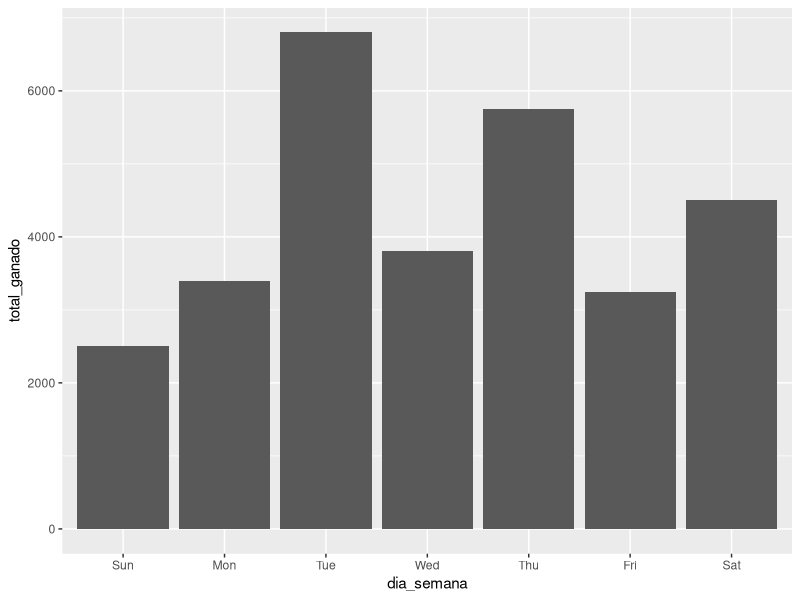

Here is the R script that generated this plot:
# 1. Cargamos las librerias de tidyverse ----

#install.packages("tidyverse")
library(tidyverse)

# 2. Leemos los datos ----

data_sales <- readr::read_csv("data/data.csv")

head(data_sales)

# 3. Limpiamos los datos ----

table_sales <- data_sales %>% 
  tidyr::gather(gastos, ventas, key = "transaccion", value = "total") %>% 
  tidyr::separate_rows(total) %>% 
  dplyr::mutate(
    dia_del_mes = lubridate::dmy(dia_del_mes), 
    total = as.double(total)
  )
  
# 4. Balance de cada dia ----

table_sales %>% 
  dplyr::mutate(total = dplyr::case_when(transaccion == "gastos" ~ -1 * total,
                                         TRUE ~ total)
                ) %>% 
  dplyr::group_by(dia_del_mes) %>% 
  dplyr::summarise(balance = sum(total))

# 5. Dia de la semana en el que se realizan mas ventas ----

table_sales %>% 
  dplyr::filter(transaccion == "ventas") %>% 
  dplyr::mutate(dia_semana = lubridate::wday(dia_del_mes, label = TRUE)) %>% 
  group_by(dia_semana) %>% 
  dplyr::summarise(total_ganado = mean(total)) %>% 
  ggplot(aes(x = dia_semana, y = total_ganado)) +
  geom_col()
